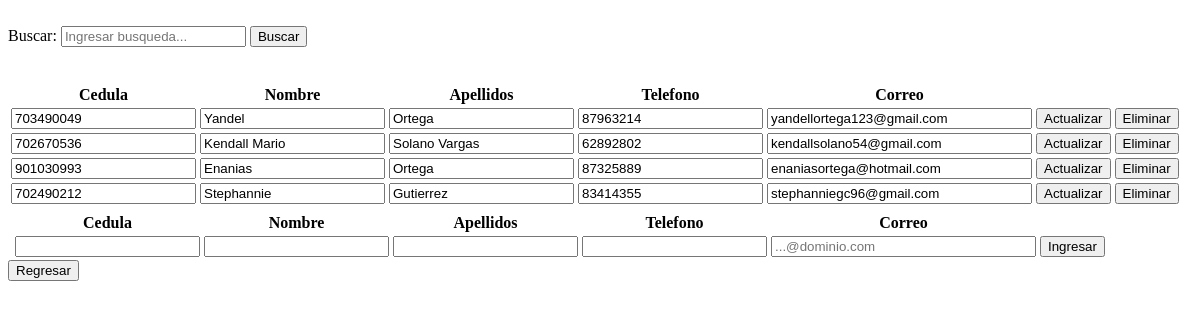
Page /view/ClienteView.php on the committed database.
### tables this page shows
CREATE TABLE `tbcliente` (
  `tbclienteid` int(11) NOT NULL,
  `tbclientecedula` varchar(12) NOT NULL,
  `tbclientenombre` text NOT NULL,
  `tbclienteapellidos` text NOT NULL,
  `tbclientetelefono` varchar(8) NOT NULL,
  `tbclientecorreo` text NOT NULL
);

### data/ClienteData.php (called while the page is built, shortened)
<?php
include '../domain/Cliente.php';
class ClienteData extends Data {
    public function getAllCliente() {
        $conn = mysqli_connect($this->server, $this->user, $this->password, $this->db);
        $conn->set_charset('utf8');
        $querySelect = "SELECT * FROM tbcliente;";
        $result = mysqli_query($conn, $querySelect);
        $Clientes = [];
        while ($row = mysqli_fetch_array($result)) {
            $currentCliente = new Cliente($row['tbclienteid'], $row['tbclientecedula'], $row['tbclientenombre'],
            $row['tbclienteapellidos'], $row['tbclientetelefono'], $row['tbclientecorreo']);
            array_push($Clientes, $currentCliente);
        }
        return $Clientes;
    }
}

### business/ClienteBusiness.php (called while the page is built, shortened)
<?php
include '../data/ClienteData.php';
class ClienteBusiness {
    private $ClienteData;
    public function ClienteBusiness() {
        $this->ClienteData = new ClienteData();
    }
    public function getAllCliente() {
        return $this->ClienteData->getAllCliente();
    }
}

### domain/Cliente.php (called while the page is built, shortened)
<?php
class Cliente {
    private $clienteId;
    private $clienteCedula;
    private $clienteNombre;
    private $clienteApellidos;
    private $clienteTelefono;
    private $clienteCorreo;
    function Cliente($clienteId, $clienteCedula,$clienteNombre, $clienteApellidos, $clienteTelefono, $clienteCorreo) {
        $this->clienteId = $clienteId;
        $this->clienteCedula = $clienteCedula;
        $this->clienteNombre = $clienteNombre;
        $this->clienteApellidos = $clienteApellidos;
        $this->clienteTelefono = $clienteTelefono;
        $this->clienteCorreo = $clienteCorreo;
    }
    function getClienteId() {
        return $this->clienteId;
    }
    public function getClienteCedula() {
        return $this->clienteCedula;
    }
    function getClienteNombre() {
        return $this->clienteNombre;
    }
    function getClienteApellidos() {
        return $this->clienteApellidos;
    }
    function getClienteTelefono() {
        return $this->clienteTelefono;
    }
    function getClienteCorreo() {
        return $this->clienteCorreo;
    }
}

### view/ClienteView.php (the view, shortened to what this page needs)
<!DOCTYPE html>
<html lang="en">
<head>
    <?php
    include '../business/ClienteBusiness.php';
    ?>
</head>
<body>
    <section id="form">
        <form action="" method="post" autocomplete="off">
            <div>
                Buscar:
                <?php
                $nombre = "";
                echo '<input type="text" name="buscarCliente" id = "buscarCliente" required placeholder = "Ingresar busqueda..." value = "' . $nombre . '">';
                ?>
                <input type="button" name="search" id="search" value="Buscar" onclick="getData()">
                <ul id="listaCliente"></ul>
            </div>
        </form>
        <table>
            <tr>
                <th>Cedula</th>
                <th>Nombre</th>
                <th>Apellidos</th>
                <th>Telefono</th>
                <th>Correo</th>
            </tr>
            <tbody id=buscarCliente>
                <?php
                $ClienteBusiness = new ClienteBusiness();
                $allCliente = $ClienteBusiness->getAllCliente();
                foreach ($allCliente as $current) {
                    echo '<form method="post" enctype="multipart/form-data" action="../business/ClienteAction.php">';
                    echo '<td><input type="text" data-mask ="0-0000-0000" minlength="5" maxlength="15" name="tbclientecedula" id="tbclientecedula" value="' . $current->getClienteCedula() . '"/></td>';
                    echo '<td><input type="text" name="tbclientenombre" id="tbclientenombre" value="' . $current->getClienteNombre() . '"/></td>';
                    echo '<td><input type="text" name="tbclienteapellidos" id="tbclienteapellidos" value="' . $current->getClienteApellidos() . '"/></td>';
                    echo '<td><input type="text" data-mask ="0000-0000" min="10000000" max = "99999999" maxlength="10" name="tbclientetelefono" id="tbclientetelefono" value="' . $current->getClienteTelefono() . '"/></td>';
                    echo '<td><input type="text" size ="30" name="tbclientecorreo" id="tbclientecorreo" value="' . $current->getClienteCorreo() . '"/></td>';
                    echo '<td><input type="submit" value="Actualizar" name="actualizar" id="actualizar"/></td>';
                    echo '<td><button onclick="eliminarCliente(' . $current->getClienteId() . ')">Eliminar</button></td>';
                    echo '</form>';
                }
                ?>
            </tbody>
            <tr>
                <td></td>
                <td>
                </td>
            </tr>
        </table>
        <table>
                <tr>
                    <th></th>
                    <th>Cedula</th>
                    <th>Nombre</th>
                    <th>Apellidos</th>
                    <th>Telefono</th>
                    <th>Correo</th>
                </tr>
                <?php
                $clienteId = "";
                $clienteCedula = "";
                $clienteNombre = "";
                $clienteApellidos = "";
                $clienteTelefono = "";
                $clienteCorreo = "";
                ?>
                <form method="post" enctype="multipart/form-data" action="../business/ClienteAction.php">
                    <tr>
                        <?php
                            echo '<td><input required type="hidden" name="tbclienteid" id="tbclienteid" value="' . $clienteId . '"/></td>';
                            echo '<td><input required data-mask ="0-0000-0000" type="text" name="tbclientecedula" id="tbclientecedula" value="'. $clienteCedula .'" maxlength="12" minlength="9" /></td>';
                            echo '<td><input required type="text" name="tbclientenombre" id="tbclientenombre" value="'.$clienteNombre.'" /></td>';
                            echo '<td><input required type="text" name="tbclienteapellidos" id="tbclienteapellidos" value="'.$clienteApellidos.'" /></td>';
                            echo '<td><input required data-mask ="0000-0000" type="text" name="tbclientetelefono" id="tbclientetelefono" value="'.$clienteTelefono.'" min="10000000" max = "99999999"/></td>';
                            echo '<td><input required size ="30" placeholder = "...@dominio.com" type="text" name="tbclientecorreo" id="tbclientecorreo" value="'.$clienteCorreo.'"/></td>';
                        ?>
                        <td><input type="submit" value="Ingresar" name="crear" id="crear" /></td>
                    </tr>
                </form>
            </table>
    </section>
    <form action ="../business/HomeAction.php" method = "POST">
    <button type="submit" name="regresar"> Regresar</button>
    </form>
</body>
</html>

### view/ClienteView.php (style rules this page uses)
ul { list-style-type: none; width: 250px; height: auto; position: absolute; z-index: 10; padding: 10px; }

### rows in the picture
tbcliente: tbclientecedula "703490049", tbclientenombre "Yandel", tbclienteapellidos "Ortega", tbclientetelefono "87963214", tbclientecorreo "yandellortega123@gmail.com"
tbcliente: tbclientecedula "702670536", tbclientenombre "Kendall Mario", tbclienteapellidos "Solano Vargas", tbclientetelefono "62892802", tbclientecorreo "kendallsolano54@gmail.com"
tbcliente: tbclientecedula "901030993", tbclientenombre "Enanias", tbclienteapellidos "Ortega", tbclientetelefono "87325889", tbclientecorreo "enaniasortega@hotmail.com"
tbcliente: tbclientecedula "702490212", tbclientenombre "Stephannie", tbclienteapellidos "Gutierrez", tbclientetelefono "83414355", tbclientecorreo "stephanniegc96@gmail.com"
